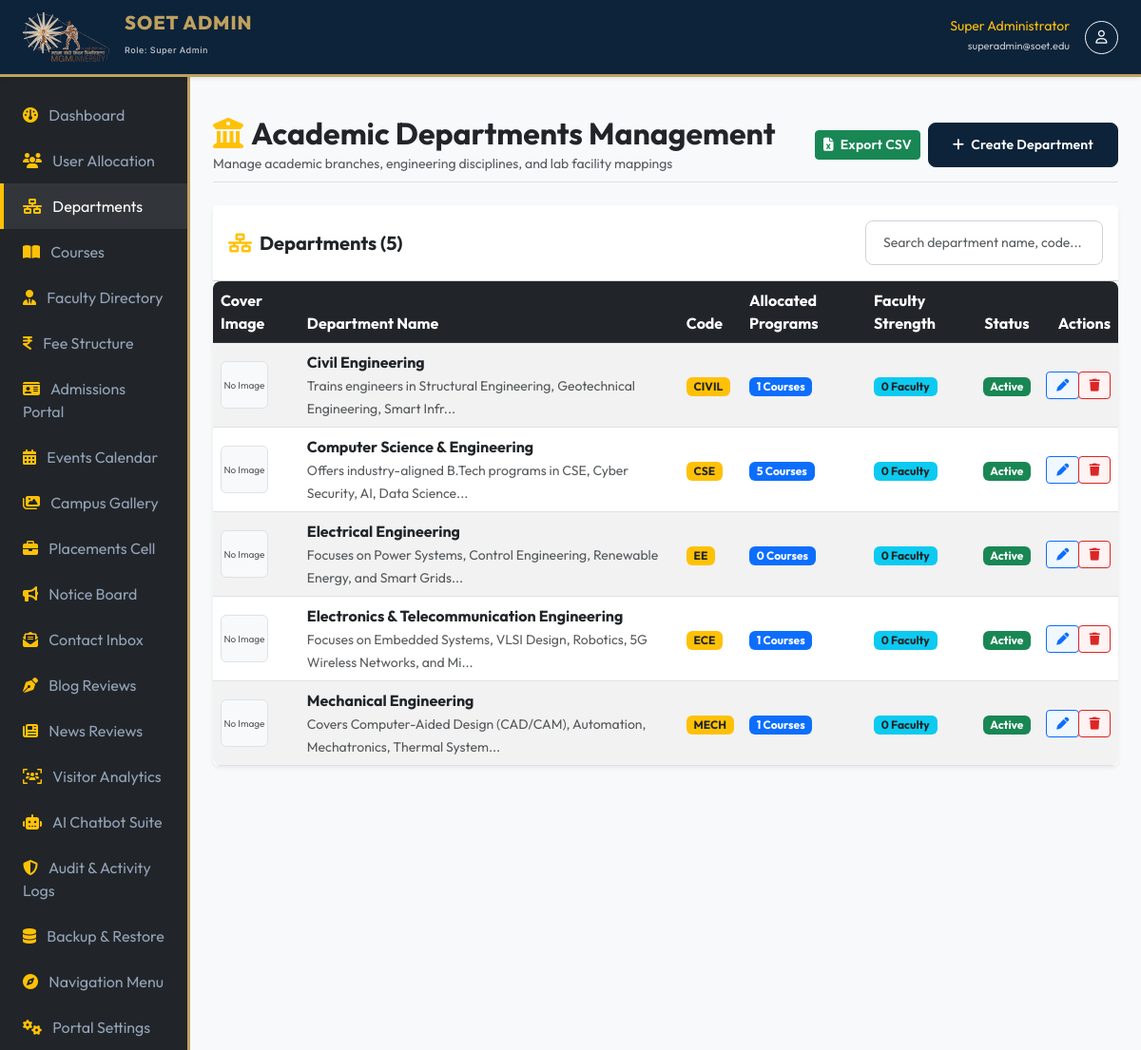
/admin/modules/departments.php (signed in), run on an earlier commit of the app's database.
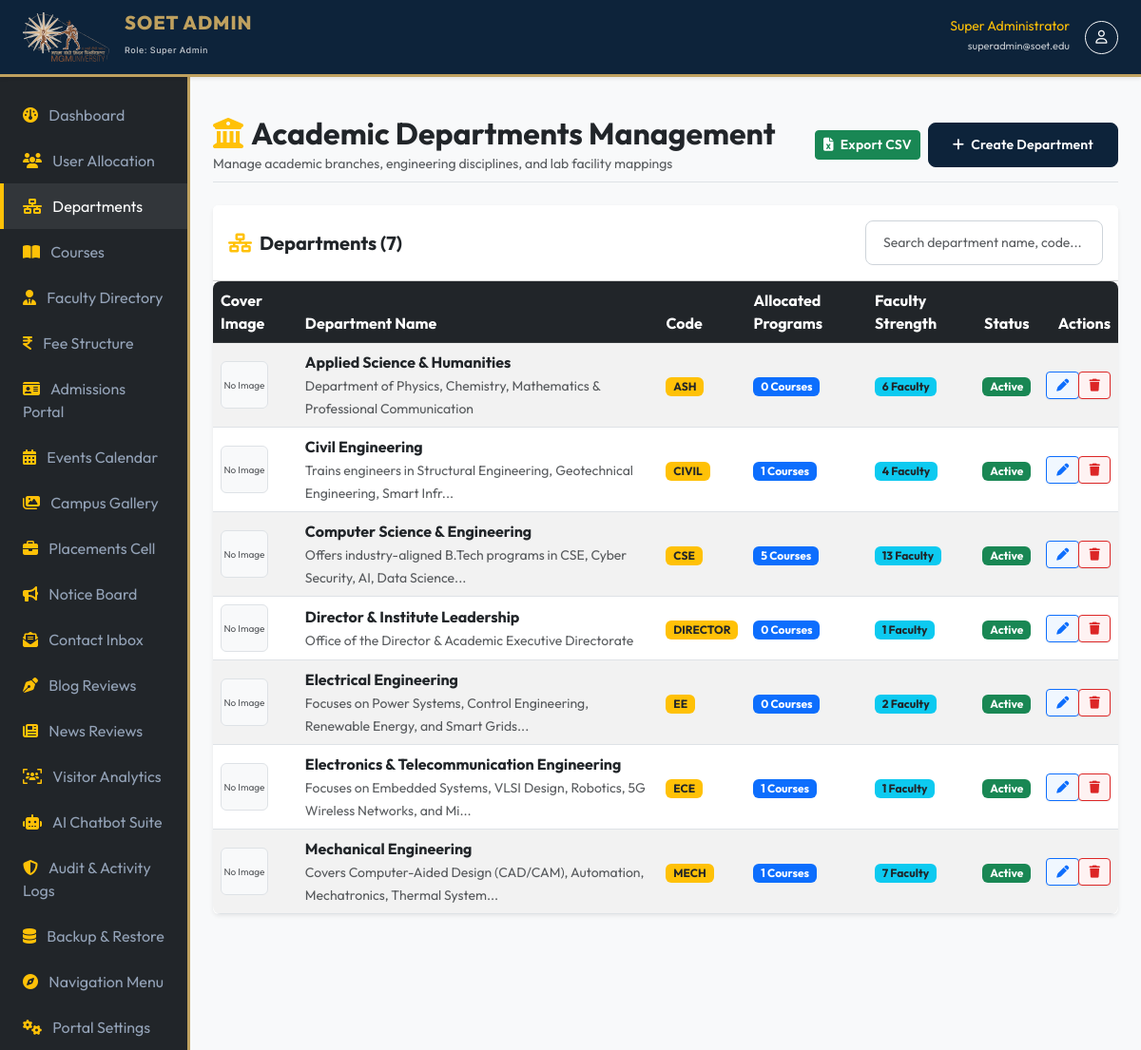
And on a later commit of the database.
### tables this page shows
CREATE TABLE `departments` (
  `id` int(11) NOT NULL AUTO_INCREMENT,
  `name` varchar(100) NOT NULL,
  `code` varchar(10) NOT NULL,
  `description` text DEFAULT NULL,
  `image_path` varchar(255) DEFAULT NULL,
  `is_active` tinyint(1) DEFAULT 1,
  `created_at` timestamp NOT NULL DEFAULT current_timestamp(),
  PRIMARY KEY (`id`),
  UNIQUE KEY `name` (`name`),
  UNIQUE KEY `code` (`code`)
);

### core/Database.php (called while the page is built, shortened)
<?php
class Database
{
    private static ?Database $instance = null;
    private PDO $pdo;
    private function __construct()
    {
        $options = [
            PDO::ATTR_ERRMODE            => PDO::ERRMODE_EXCEPTION,
            PDO::ATTR_DEFAULT_FETCH_MODE => PDO::FETCH_ASSOC,
            PDO::ATTR_EMULATE_PREPARES   => false,
            PDO::ATTR_TIMEOUT            => 3,
        ];
        $primaryHost = defined('DB_HOST') ? DB_HOST : '127.0.0.1;port=3307';
        $dbName = defined('DB_NAME') ? DB_NAME : 'soet_college';
        $dbUser = defined('DB_USER') ? DB_USER : 'root';
        $dbPass = defined('DB_PASS') ? DB_PASS : '';
        $charset = defined('DB_CHARSET') ? DB_CHARSET : 'utf8mb4';
        $dsnCandidates = [
            'mysql:host=' . $primaryHost . ';dbname=' . $dbName . ';charset=' . $charset,
            'mysql:host=127.0.0.1;port=3307;dbname=' . $dbName . ';charset=' . $charset,
            'mysql:host=127.0.0.1;port=3306;dbname=' . $dbName . ';charset=' . $charset,
            'mysql:host=localhost;dbname=' . $dbName . ';charset=' . $charset,
            'mysql:host=127.0.0.1;dbname=' . $dbName . ';charset=' . $charset
        ];
        foreach (array_unique($dsnCandidates) as $dsn) {
            try {
                $this->pdo = new PDO($dsn, $dbUser, $dbPass, $options);
                return;
            } catch (PDOException $e) {
                $lastException = $e;
            }
        }
    }
    public static function getInstance(): Database
    {
        if (self::$instance === null) {
            self::$instance = new self();
        }
        return self::$instance;
    }
    public function query(string $sql, array $params = []): PDOStatement
    {
        $stmt = $this->pdo->prepare($sql);
        $stmt->execute($params);
        return $stmt;
    }
    public function fetchAll(string $sql, array $params = []): array
    {
        return $this->query($sql, $params)->fetchAll();
    }
}

### admin/modules/departments.php (the view, shortened to what the rows shown need)
<?php
$db = Database::getInstance();
$action = isset($_GET['action']) ? $_GET['action'] : 'list';
include_once __DIR__ . '/../includes/header.php';
$departments = $db->fetchAll(
    "SELECT d.*,
            (SELECT COUNT(*) FROM courses WHERE department_id = d.id) as course_count,
            (SELECT COUNT(*) FROM faculty WHERE department_id = d.id) as faculty_count
     FROM departments d ORDER BY d.name"
);
?>
<div class="d-flex justify-content-between align-items-center pt-3 pb-2 mb-4 border-bottom flex-wrap gap-2">
    <div>
        <h1 class="h2 fw-bold text-primary-color mb-0"><i class="fa-solid fa-building-columns text-warning me-2"></i>Academic Departments Management</h1>
    </div>
</div>
<?php if ($action === 'list'): ?>
    <div class="card border-0 shadow-sm">
        <div class="card-body p-0">
            <div class="table-responsive">
                <table class="table table-striped table-hover align-middle mb-0" id="departmentsTable">
                    <thead class="table-dark">
                        <tr>
                            <th>Cover Image</th>
                            <th>Department Name</th>
                            <th>Code</th>
                            <th>Allocated Programs</th>
                            <th>Faculty Strength</th>
                            <th class="text-center">Status</th>
                            <th class="text-end">Actions</th>
                        </tr>
                    </thead>
                    <tbody>
                        <?php foreach ($departments as $dept): ?>
                            <tr>
                                <td>
                                    <?php if (!empty($dept['image_path'])): ?>
                                        <img src="<?php echo uploadUrl('departments', $dept['image_path']); ?>" alt="Cover" class="rounded img-thumbnail" style="width: 50px; height: 50px; object-fit: cover;">
                                    <?php else: ?>
                                        <div class="bg-light rounded text-muted d-flex align-items-center justify-content-center border" style="width: 50px; height: 50px; font-size: 10px;">No Image</div>
                                    <?php endif; ?>
                                </td>
                                <td>
                                    <div class="fw-bold text-primary-color"><?php echo htmlspecialchars($dept['name']); ?></div>
                                    <small class="text-muted"><?php echo truncate(htmlspecialchars($dept['description']), 80); ?></small>
                                </td>
                                <td><span class="badge bg-warning text-dark"><?php echo htmlspecialchars($dept['code']); ?></span></td>
                                <td><span class="badge bg-primary"><?php echo $dept['course_count']; ?> Courses</span></td>
                                <td><span class="badge bg-info text-dark"><?php echo $dept['faculty_count']; ?> Faculty</span></td>
                                <td class="text-center"><?php echo statusBadge($dept['is_active'] ? 'active' : 'inactive'); ?></td>
                                <td class="text-end">
                                    <div class="btn-group">
                                        <a href="departments.php?action=edit&id=<?php echo $dept['id']; ?>" class="btn btn-sm btn-outline-primary" title="Edit"><i class="fa-solid fa-pen"></i></a>
                                        <a href="departments.php?action=delete&id=<?php echo $dept['id']; ?>" class="btn btn-sm btn-outline-danger btn-delete-confirm" title="Delete" onclick="return confirm('Delete this department?');"><i class="fa-solid fa-trash"></i></a>
                                    </div>
                                </td>
                            </tr>
                        <?php endforeach; ?>
                    </tbody>
                </table>
            </div>
        </div>
    </div>
<?php endif; ?>
<?php include_once __DIR__ . '/../includes/footer.php'; ?>

### includes/functions.php (shortened to what the rows shown need)
<?php
function truncate(string $text, int $length = 150): string
{
    if (strlen($text) <= $length) return $text;
    return substr($text, 0, $length) . '...';
}
function statusBadge(string $status): string
{
    $colors = [
        'pending' => 'warning', 'submitted' => 'info', 'under_review' => 'primary',
        'approved' => 'success', 'published' => 'success', 'rejected' => 'danger',
        'returned' => 'secondary', 'draft' => 'light', 'verified' => 'info',
        'active' => 'success', 'inactive' => 'secondary', 'unread' => 'danger', 'read' => 'success',
    ];
    $color = $colors[$status] ?? 'secondary';
    return '<span class="badge bg-' . $color . '">' . ucfirst(str_replace('_', ' ', $status)) . '</span>';
}

What changed in the data, as far as the page shows it:
added departments: shows "No Image", name "Applied Science & Humanities", description "Department of Physics, Chemistry, Mathematics & Professional Communication", code "ASH", course_count "0", faculty_count "6"
changed departments "Civil Engineering": faculty_count "0" → "4"
changed departments "Computer Science & Engineering": faculty_count "0" → "13"
added departments: shows "No Image", name "Director & Institute Leadership", description "Office of the Director & Academic Executive Directorate", code "DIRECTOR", course_count "0", faculty_count "1"
changed departments "Electrical Engineering": faculty_count "0" → "2"
changed departments "Electronics & Telecommunication Engineering": faculty_count "0" → "1"
changed departments "Mechanical Engineering": faculty_count "0" → "7"
Also different on the page:
count($departments): "5" → "7"
